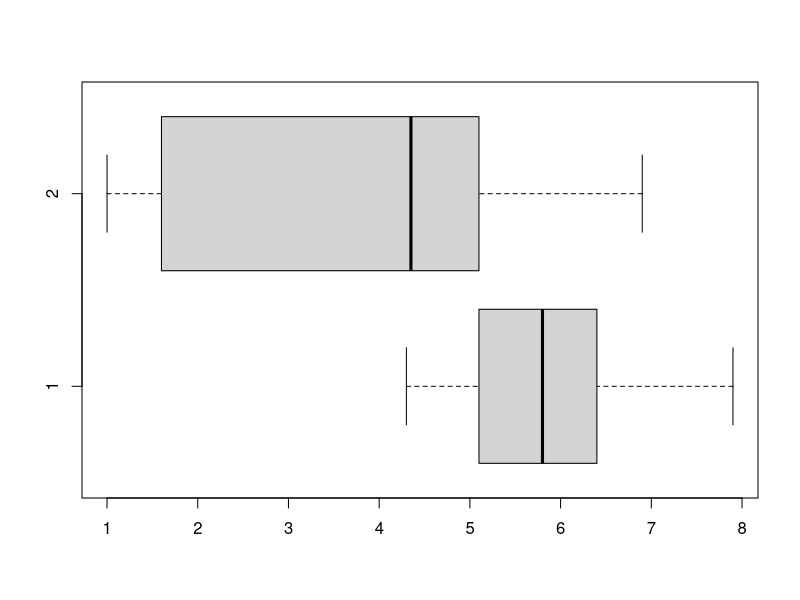

Reproduce this figure in R.
## ---- chunk 1
knitr::opts_chunk$set(echo = TRUE)
## ---- chunk 2
X<-iris
head(X)
summary(X$Sepal.Length)
## ---- chunk 3
boxplot(X$Sepal.Length, X$Petal.Length, horizontal = T)
t.test(X$Sepal.Length, X$Petal.Length)
